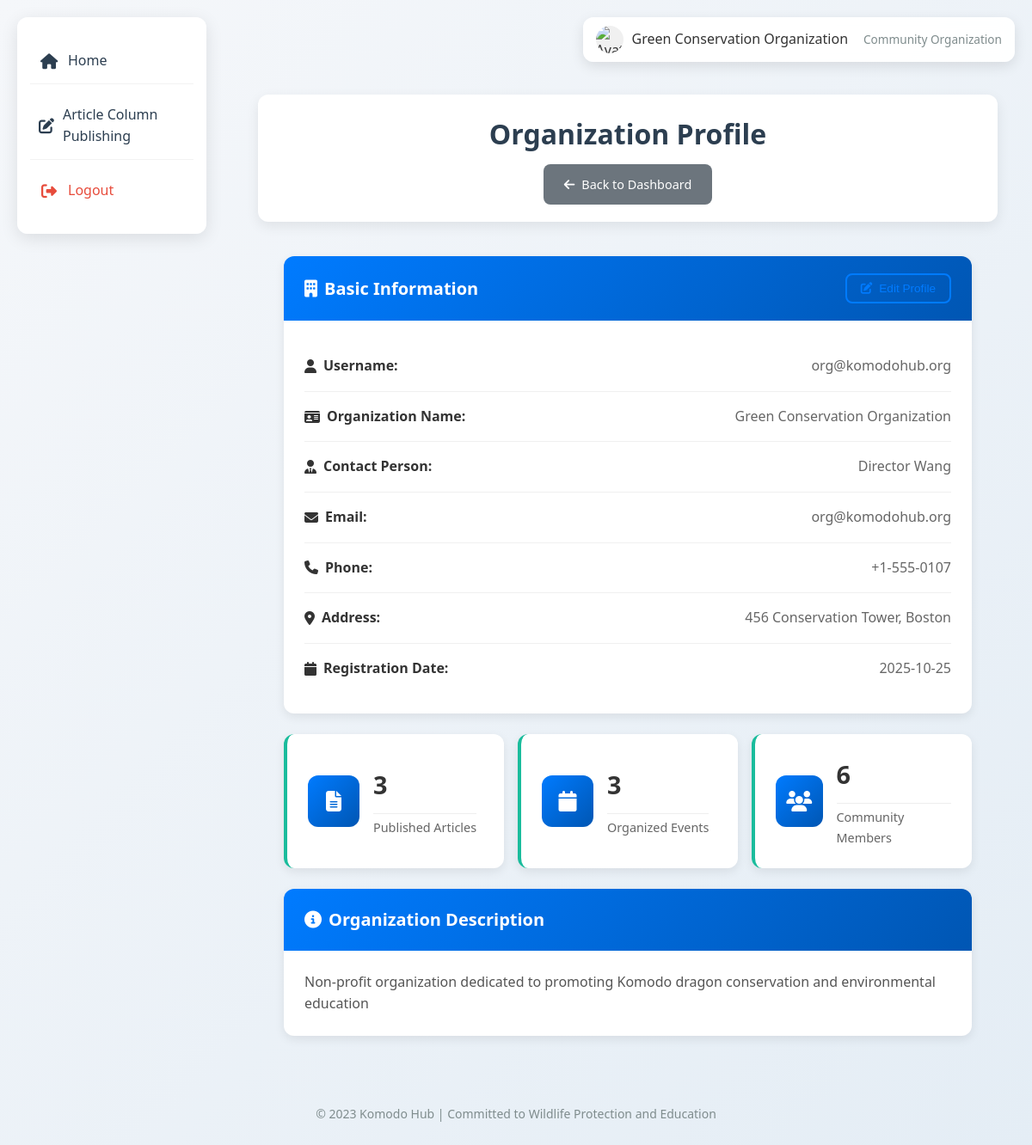
The page /community/profile (signed in) on the database its author committed.
### tables this page shows
CREATE TABLE users (
        id INTEGER PRIMARY KEY AUTOINCREMENT,
        username TEXT NOT NULL UNIQUE,
        password TEXT NOT NULL,
        role TEXT NOT NULL,
        full_name TEXT NOT NULL,
        avatar TEXT DEFAULT 'https://res.cloudinary.com/dgbl5ql1v/image/upload/v1761285688/u_2689977510_2663943077_fm_253_fmt_auto_app_120_f_JPEG_o2yr5a.webp',
        created_at TIMESTAMP DEFAULT CURRENT_TIMESTAMP,
        updated_at TIMESTAMP DEFAULT CURRENT_TIMESTAMP,
        last_login TIMESTAMP,  -- 添加 last_login 列
        -- Teacher specific fields
        teacher_id TEXT UNIQUE,
        department TEXT,
        -- Student specific fields
        student_id TEXT UNIQUE,
        grade TEXT,
        -- Community organization specific fields
        org_name TEXT,
        contact_person TEXT,
        email TEXT,
        phone TEXT,
        address TEXT,
        description TEXT,
        CHECK (role IN ('teacher', 'student', 'platform_admin', 'community_org'))
    );

### routes/community.py (the view)
@community_bp.route('/profile')
def profile():
    if 'role' in session and session['role'] == 'community_org':
        conn = get_db_connection()
        cursor = conn.cursor()
        cursor.execute("SELECT * FROM users WHERE id = ?", (session['user_id'],))
        user = cursor.fetchone()
        cursor.execute("SELECT COUNT(*) FROM articles")
        article_count = cursor.fetchone()[0]
        cursor.execute("SELECT COUNT(*) FROM events WHERE organizer_id = ?", (session['user_id'],))
        event_count = cursor.fetchone()[0]
        cursor.execute("SELECT COUNT(*) FROM members WHERE org_id = ?", (session['user_id'],))
        member_count = cursor.fetchone()[0]
        conn.close()
        return render_template(
            'pages/community/profile.html',
            username=session['username'],
            user=user,
            article_count=article_count,
            event_count=event_count,
            member_count=member_count  # 取消注释并传递成员数量
        )
    return redirect(url_for('auth.login'))

### database/models.py (called while the page is built)
def get_db_connection():
    conn = sqlite3.connect(current_app.config['DATABASE'])
    conn.row_factory = sqlite3.Row
    return conn

### templates/pages/community/profile.html (shortened to what this page needs)
{% extends 'base/base.html' %}
{% block extra_css %}
<link rel="stylesheet" href="{{ url_for('static', filename='css/profile.css') }}">
{% endblock %}
{% block content %}
<div class="dashboard-container">
    <div class="dashboard-header">
        <h1>Organization Profile</h1>
        <a href="{{ url_for('community.dashboard') }}" class="btn btn-secondary">
            <i class="fas fa-arrow-left"></i> Back to Dashboard
        </a>
    </div>
    <div class="profile-container">
        <div class="profile-card">
            <div class="profile-header">
                <h2><i class="fas fa-building"></i> Basic Information</h2>
                <button type="button" class="btn btn-outline btn-sm" id="editProfileBtn">
                    <i class="fas fa-edit"></i> Edit Profile
                </button>
            </div>
            <div class="profile-content">
                <div class="profile-field">
                    <label><i class="fas fa-user"></i> Username:</label>
                    <span>{{ user.username }}</span>
                </div>
                <div class="profile-field">
                    <label><i class="fas fa-id-card"></i> Organization Name:</label>
                    <span>{{ user.org_name or 'Not set' }}</span>
                </div>
                <div class="profile-field">
                    <label><i class="fas fa-user-tie"></i> Contact Person:</label>
                    <span>{{ user.contact_person or 'Not set' }}</span>
                </div>
                <div class="profile-field">
                    <label><i class="fas fa-envelope"></i> Email:</label>
                    <span>{{ user.email or 'Not set' }}</span>
                </div>
                <div class="profile-field">
                    <label><i class="fas fa-phone"></i> Phone:</label>
                    <span>{{ user.phone or 'Not set' }}</span>
                </div>
                <div class="profile-field">
                    <label><i class="fas fa-map-marker-alt"></i> Address:</label>
                    <span>{{ user.address or 'Not set' }}</span>
                </div>
                <div class="profile-field">
                    <label><i class="fas fa-calendar"></i> Registration Date:</label>
                    <span>{{ user.created_at[:10] }}</span>
                </div>
            </div>
        </div>
        <div class="stats-cards">
            <div class="stat-card">
                <div class="stat-icon">
                    <i class="fas fa-file-alt"></i>
                </div>
                <div class="stat-info">
                    <h3>{{ article_count or 0 }}</h3>
                    <p>Published Articles</p>
                </div>
            </div>
            <div class="stat-card">
                <div class="stat-icon">
                    <i class="fas fa-calendar"></i>
                </div>
                <div class="stat-info">
                    <h3>{{ event_count or 0 }}</h3>
                    <p>Organized Events</p>
                </div>
            </div>
            <div class="stat-card">
                <div class="stat-icon">
                    <i class="fas fa-users"></i>
                </div>
                <div class="stat-info">
                    <h3>{{ member_count or 0 }}</h3>
                    <p>Community Members</p>
                </div>
            </div>
        </div>
        {% if user.description %}
        <div class="profile-card">
            <div class="profile-header">
                <h2><i class="fas fa-info-circle"></i> Organization Description</h2>
            </div>
            <div class="profile-content">
                <p class="org-description">{{ user.description }}</p>
            </div>
        </div>
        {% endif %}
    </div>
</div>
{% endblock %}

### static/css/main.css (style rules this page uses)
* { box-sizing: border-box; margin: 0; padding: 0; }
body { font-family: 'Segoe UI', Tahoma, Geneva, Verdana, sans-serif; background: linear-gradient(135deg, #f5f7fa 0%, #e4edf5 100%); color: #333; line-height: 1.6; min-height: 100vh; padding: 20px; }
.dashboard-container { max-width: 1200px; margin: 0 auto; }
.dashboard-header { text-align: center; margin-bottom: 40px; padding: 20px; background: white; border-radius: 12px; box-shadow: 0 5px 15px rgba(0, 0, 0, 0.08); }
.dashboard-header h1 { color: #2c3e50; margin-bottom: 10px; }
.btn { display: inline-block; padding: 10px 20px; background: #1abc9c; color: white; text-decoration: none; border-radius: 6px; font-weight: 500; transition: background 0.3s ease; }
.stat-card { background: white; border-radius: 12px; padding: 20px; box-shadow: 0 5px 15px rgba(0, 0, 0, 0.08); border-left: 4px solid #1abc9c; }
.stat-card h3 { margin-top: 0; color: #2c3e50; border-bottom: 1px solid #eee; padding-bottom: 10px; }

### static/css/profile.css (style rules this page uses)
.profile-container { max-width: 800px; margin: 0 auto; display: flex; flex-direction: column; gap: 1.5rem; }
.profile-card { background: white; border-radius: 12px; box-shadow: 0 4px 12px rgba(0, 0, 0, 0.08); overflow: hidden; transition: all 0.3s cubic-bezier(0.175, 0.885, 0.32, 1.275); }
.profile-header { background: linear-gradient(135deg, #007bff, #0056b3); color: white; padding: 1.25rem 1.5rem; display: flex; justify-content: space-between; align-items: center; }
.profile-header h2 { margin: 0; font-size: 1.25rem; display: flex; align-items: center; gap: 0.5rem; }
.profile-content { padding: 1.5rem; }
.profile-field { display: flex; justify-content: space-between; align-items: center; padding: 1rem 0; border-bottom: 1px solid #f0f0f0; transition: all 0.3s ease; }
.profile-field:last-child { border-bottom: none; }
.profile-field label { font-weight: 600; color: #333; display: flex; align-items: center; gap: 0.5rem; min-width: 120px; }
.profile-field span { color: #666; text-align: right; flex: 1; }
.btn { display: inline-flex; align-items: center; gap: 0.5rem; padding: 0.75rem 1.5rem; border: none; border-radius: 8px; text-decoration: none; font-size: 0.9rem; font-weight: 500; cursor: pointer; transition: all 0.3s ease; }
.btn-secondary { background: #6c757d; color: white; }
.btn-outline { background: transparent; border: 2px solid #007bff; color: #007bff; }
.btn-sm { padding: 0.5rem 1rem; font-size: 0.85rem; }
.stats-cards { display: grid; grid-template-columns: repeat(auto-fit, minmax(200px, 1fr)); gap: 1rem; }
.stat-card { background: white; padding: 1.5rem; border-radius: 12px; box-shadow: 0 4px 12px rgba(0, 0, 0, 0.08); display: flex; align-items: center; gap: 1rem; transition: all 0.3s ease; cursor: pointer; }
.stat-icon { background: linear-gradient(135deg, #007bff, #0056b3); color: white; width: 60px; height: 60px; border-radius: 12px; display: flex; align-items: center; justify-content: center; font-size: 1.5rem; }
.stat-info h3 { margin: 0; font-size: 1.8rem; color: #333; font-weight: 700; }
.stat-info p { margin: 0.25rem 0 0 0; color: #666; font-size: 0.9rem; }
.org-description { color: #555; line-height: 1.6; font-size: 1rem; margin: 0; white-space: pre-line; }
.profile-card { animation: fadeIn 0.5s ease-out; }
.stat-card { animation: fadeIn 0.5s ease-out; }
.stat-card:nth-child(1) { animation-delay: 0.1s; }
.stat-card:nth-child(2) { animation-delay: 0.2s; }
.stat-card:nth-child(3) { animation-delay: 0.3s; }

### rows shown on the page
users: username "org@komodohub.org", org_name "Green Conservation Organization", contact_person "Director Wang", email "org@komodohub.org", phone "+1-555-0107", address "456 Conservation Tower, Boston", created_at "2025-10-25", description "Non-profit organization dedicated to promoting Komodo dragon conservation and environmental education"

### other values the page prints
{{ session.full_name or session.username }} "Green Conservation Organization"
{{ article_count or 0 }} "3"
{{ event_count or 0 }} "3"
{{ member_count or 0 }} "6"
